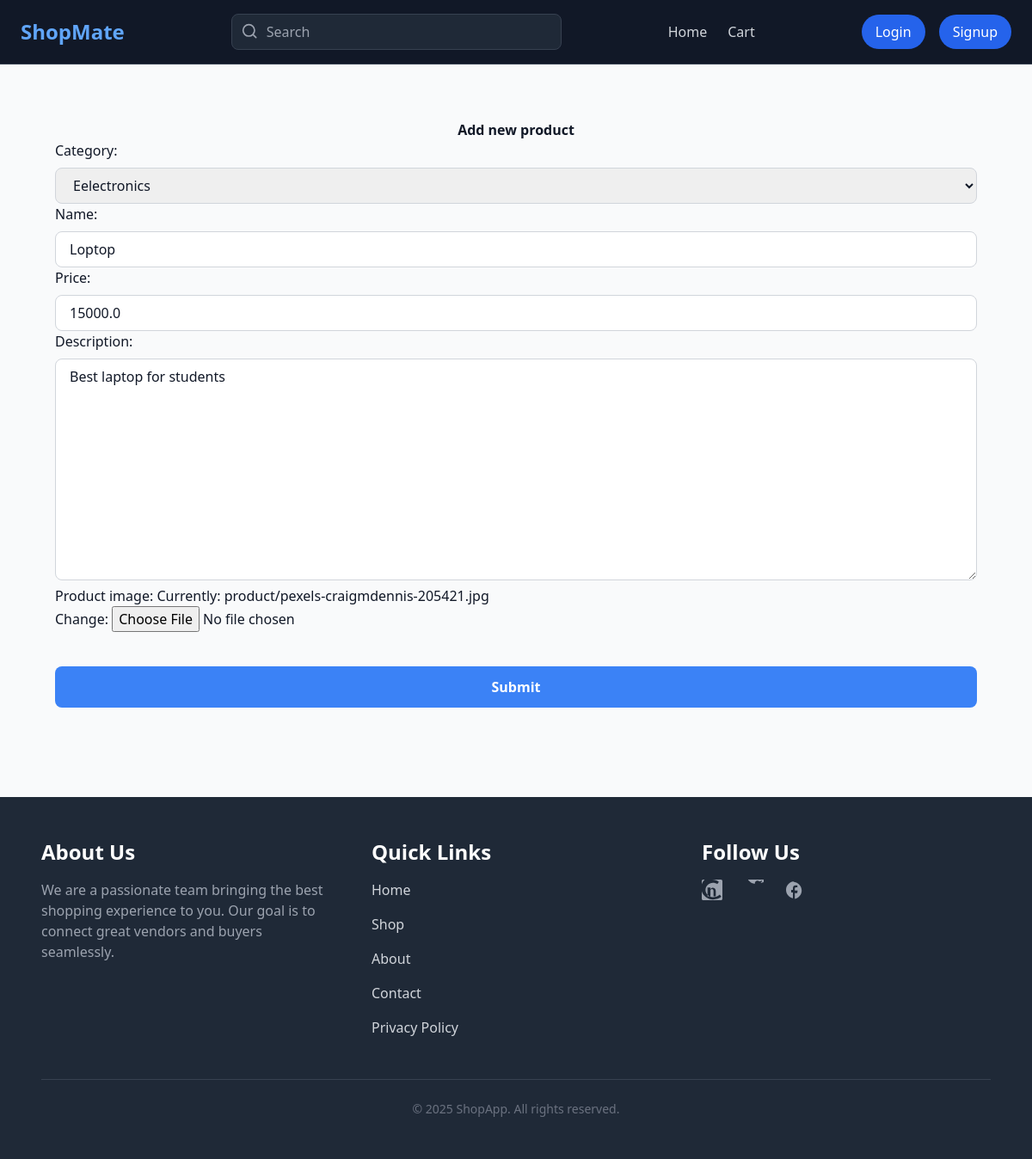
The app's page /edit_product/1/ with its own data.
### app/models.py (models this page shows, shortened)
class ProductModel(models.Model):
    product_image=models.ImageField(upload_to='product')
    category=models.ForeignKey(CategoryModel,on_delete=models.CASCADE)
    profile=models.ForeignKey(ProfileModel,on_delete=models.CASCADE,related_name='profile')
    name=models.CharField(max_length=50)
    description=models.TextField()
    price=models.FloatField()
    is_sold=models.BooleanField(default=False)
    created_at=models.DateField(auto_now_add=True)
    update_at=models.DateField(auto_now=True)

class CategoryModel(models.Model):
    name=models.CharField(max_length=50)
    created_at=models.DateField(auto_now_add=True)
    update_at=models.DateField(auto_now=True)
    def __str__(self): return self.name

### app/views.py (the view, shortened to what this page needs)
# urls.py: path('edit_product/<int:pk>/',views.EditProduct.as_view(),name='edit_product'),
class EditProduct(View,LoginRequiredMixin):
    def get(self,request,*args,**kwargs):
        try:
            pk=kwargs['pk']
            product=ProductModel.objects.get(id=pk)
            form=ProdcutForm(instance=product)
            return render(request,'home/add_product.html',{'form':form})
        except Exception as e:
            print(e)
            return Http404('product not found ')

### app/forms.py
class ProdcutForm(forms.ModelForm):
    class Meta:
        model=ProductModel
        fields=['category','name','price','description','product_image']
        widgets={
            'category':forms.Select(attrs={'class':'w-full px-4 py-2 mt-2 border border-gray-300 rounded-lg focus:outline-none focus:ring-2 focus:ring-blue-500'}),
            'name':forms.TextInput(attrs={'class':'w-full px-4 py-2 mt-2 border border-gray-300 rounded-lg focus:outline-none focus:ring-2 focus:ring-blue-500'}),
            'description':forms.Textarea(attrs={'class':'w-full px-4 py-2 mt-2 border border-gray-300 rounded-lg focus:outline-none focus:ring-2 focus:ring-blue-500'}),
            'price':forms.NumberInput(attrs={'class':'w-full px-4 py-2 mt-2 border border-gray-300 rounded-lg focus:outline-none focus:ring-2 focus:ring-blue-500'}),
        }

### app/templates/home/add_product.html (shortened to what this page needs)
{% extends 'base.html' %}
{% block content %}
    <div class="mx-16 my-16">
    <form action="" method="POST" enctype="multipart/form-data">
        <h2 class="text-center font-semibold "> Add new product  </h2>
        {{form.as_p}}
        <button type="submit"
          class="w-full my-10 py-3 bg-blue-500 text-white font-semibold rounded-lg hover:bg-blue-600 focus:outline-none focus:ring-2 focus:ring-blue-500 focus:ring-offset-2">
          Submit
        </button>
      </form>
    </div>
{% endblock %}

### records on screen
ProductModel: category "Eelectronics", price "15000.0", description "Best laptop for students"
CategoryModel: name "Loptop"
